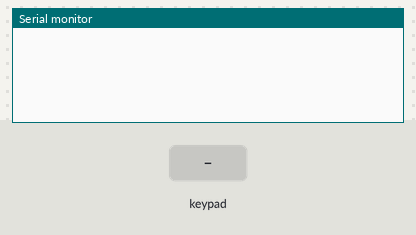
This sketch was run on a simulated Arduino Mega 2560, built with avr-gcc and run on an emulated ATmega2560. On the bench: the last lines printed to the serial monitor. The test bench sets the inputs (shaded band).

Above: at 1.2 s.
1.3 s: key '1' pressed
At 2.3 s:
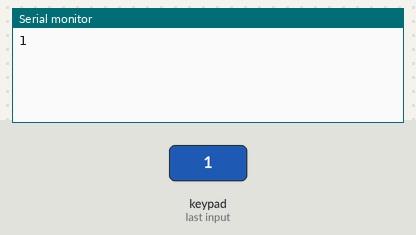
2.8 s: keypad keys 2 2 2 3 2 4 2 5 # pressed 0.4 s apart
At 7.3 s:
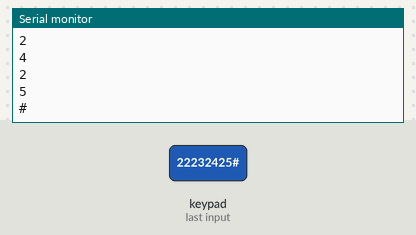
7.9 s: key 'A' pressed
At 8.6 s:
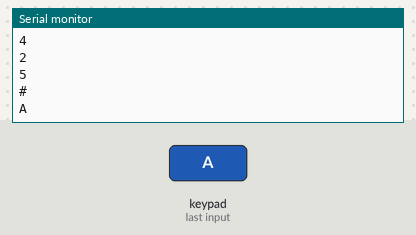
9.4 s: keypad keys 2 2 2 3 2 4 2 5 * pressed 0.4 s apart
At 13.4 s:
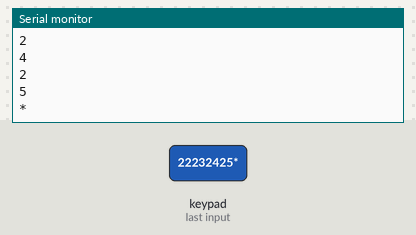
14.5 s: key 'B' pressed
At 15.7 s:
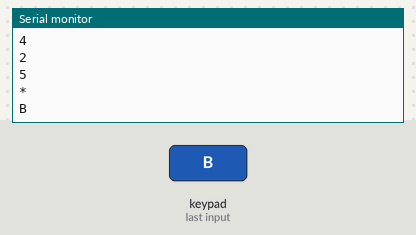
16.0 s: keypad keys 2 2 2 3 2 4 2 5 D pressed 0.4 s apart
At 20.6 s:
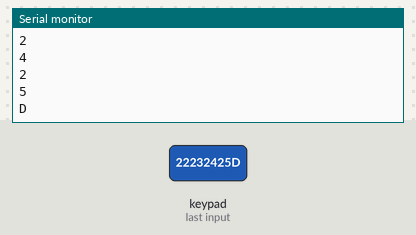
Timing chart, 0 to 22.1 s (numbered marks = the images above; inputs shaded):
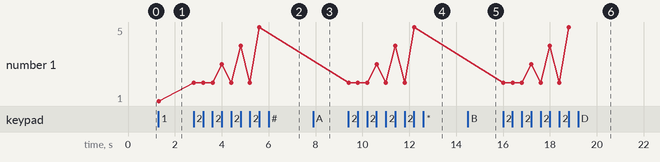

The sketch:

numpad_basic.ino
```cpp
#include <Keypad.h>

const byte ROWS = 4;
const byte COLS = 4;
char keys[ROWS][COLS] = {
  {'1', '2', '3', 'A'},
  {'4', '5', '6', 'B'},
  {'7', '8', '9', 'C'},
  {'*', '0', '#', 'D'}
};
byte rowPins[ROWS] = {22, 23, 24, 25};
byte colPins[COLS] = {26, 27, 28, 29};
Keypad keypad = Keypad(makeKeymap(keys), rowPins, colPins, ROWS, COLS);

void setup() {
  Serial.begin(9600);
}

void loop() {
  char key = keypad.getKey();

  if (key) {
    Serial.println(key);
  }
}
```

Measured:
- after the input at 1.3 s, the serial monitor: prints a new line at once (image 1)
- after the input at 2.8 s, the serial monitor: prints a new line at once (image 2)
- after the input at 7.9 s, the serial monitor: prints a new line at once (image 3)
- after the input at 9.4 s, the serial monitor: prints a new line at once (image 4)
- after the input at 14.5 s, the serial monitor: prints a new line at once (image 5)
- after the input at 16.0 s, the serial monitor: prints a new line at once (image 6)
- plotted number 1: 1 → 5 after the input at 2.8 s
